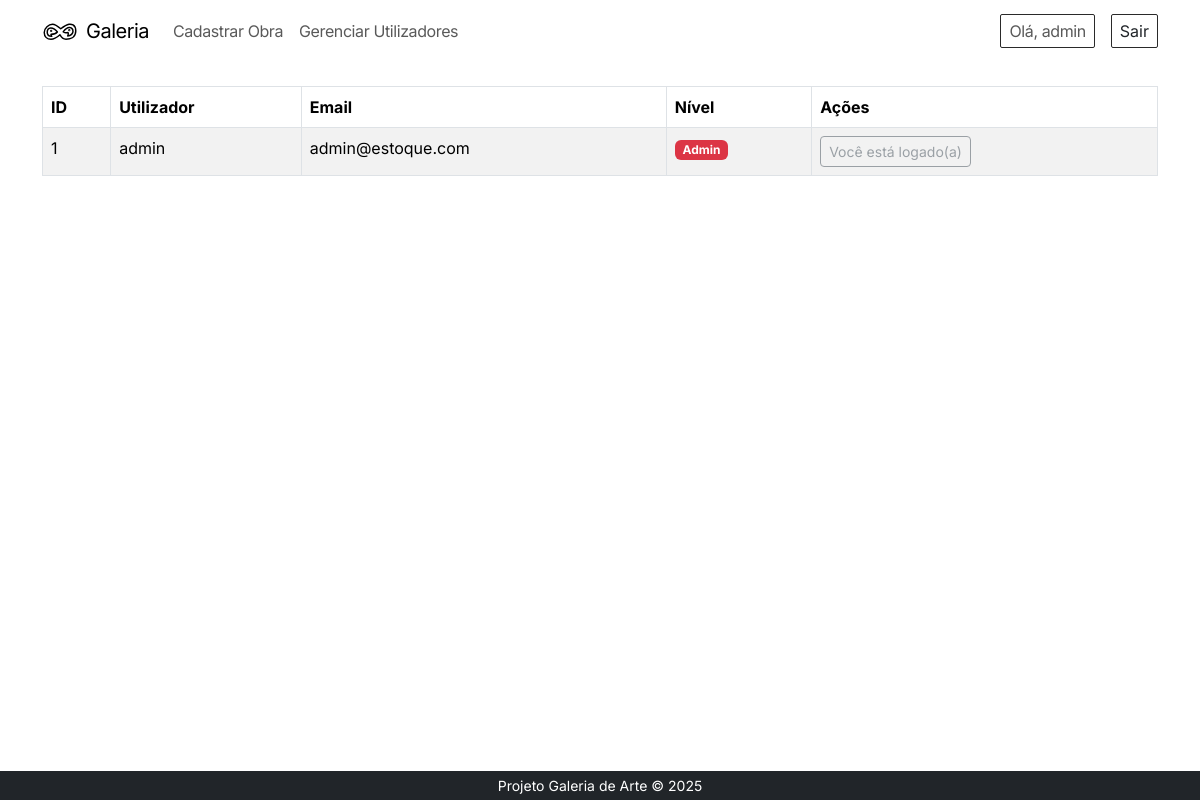
/usuarios.php (signed in), run on the app's committed database.
### tables this page shows
CREATE TABLE IF NOT EXISTS usuarios (
    id INT AUTO_INCREMENT PRIMARY KEY,
    usuario VARCHAR(50) NOT NULL UNIQUE,
    email VARCHAR(100) NOT NULL,
    senha VARCHAR(255) NOT NULL,
    nivel ENUM('Utilizador', 'Admin') DEFAULT 'Utilizador',
    data_criacao DATETIME DEFAULT CURRENT_TIMESTAMP,
    INDEX idx_usuario (usuario)
);

### usuarios.php (the view, shortened to what this page needs)
<?php
require_once "config/database.php";
include "includes/header.php";
if (!empty($mensagem_sucesso)): ?>
<?php endif;
$sql = "SELECT id, usuario, email, nivel FROM usuarios ORDER BY id ASC";
$resultado = mysqli_query($conn, $sql);
?>
<?php if (mysqli_num_rows($resultado) > 0): ?>
<div class="table-responsive">
    <table class="table table-bordered table-striped">
        <thead class="">
            <tr>
                <th>ID</th>
                <th>Utilizador</th>
                <th>Email</th>
                <th>Nível</th>
                <th>Ações</th>
            </tr>
        </thead>
        <tbody>
        <?php while ($usuario = mysqli_fetch_assoc($resultado)): ?>
            <tr>
                <td><?php echo $usuario["id"]; ?></td>
                <td><?php echo htmlspecialchars($usuario["usuario"]); ?></td>
                <td><?php echo htmlspecialchars($usuario["email"]); ?></td>
                <td>
                    <?php if ($usuario["nivel"] == "Admin") {
                        echo '<span class="badge bg-danger">Admin</span>';
                    } else {
                        echo '<span class="badge bg-secondary">Comum</span>';
                    } ?>
                </td>
                <td>
                    <?php if ($usuario["id"] != $_SESSION["usuario_id"]): ?>
                    <a href="processa.php?acao=excluir_usuario&id=<?php echo $usuario[
                        "id"
                    ]; ?>"
                    class="btn btn-sm btn-danger"
                    onclick="return confirm('ATENÇÃO: Deseja realmente EXCLUIR o utilizador: <?php echo htmlspecialchars(
                        $usuario["usuario"],
                    ); ?>?');">
                    Excluir
                    </a>
                    <?php else: ?>
                    <button class="btn btn-sm btn-outline-secondary" disabled>Você está logado(a)</button>
                    <?php endif; ?>
                </td>
            </tr>
        <?php endwhile; ?>
        </tbody>
    </table>
</div>
<?php else: ?>
<div class="alert alert-warning">
    Nenhum utilizador cadastrado.
</div>
<?php endif; ?>
<?php
include "includes/footer.php";
?>

### assets/style.css (style rules this page uses)
* { margin: 0; padding: 0; box-sizing: border-box; }
body { background-color: #fff; font-family: "Inter", sans-serif !important; }

### data on the page
usuarios: id "1", usuario "admin", email "admin@estoque.com", nivel "Admin", shows "Você está logado(a)"

### other printed values
$_SESSION["usuario_logado"] "admin"
